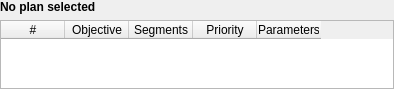
<?xml version="1.0" encoding="UTF-8"?>
<ui version="4.0">
 <class>qMRMLObjectivesTableWidget</class>
 <widget class="QWidget" name="qMRMLObjectivesTableWidget">
  <property name="geometry">
   <rect>
    <x>0</x>
    <y>0</y>
    <width>394</width>
    <height>89</height>
   </rect>
  </property>
  <property name="sizePolicy">
   <sizepolicy hsizetype="Preferred" vsizetype="MinimumExpanding">
    <horstretch>0</horstretch>
    <verstretch>0</verstretch>
   </sizepolicy>
  </property>
  <property name="minimumSize">
   <size>
    <width>0</width>
    <height>74</height>
   </size>
  </property>
  <property name="windowTitle">
   <string>qMRMLObjectivesTableWidget</string>
  </property>
  <layout class="QGridLayout" name="gridLayout">
   <property name="margin">
    <number>0</number>
   </property>
   <item row="0" column="0">
    <widget class="QLabel" name="ObjectivesTableMessageLabel">
     <property name="sizePolicy">
      <sizepolicy hsizetype="Preferred" vsizetype="Fixed">
       <horstretch>0</horstretch>
       <verstretch>0</verstretch>
      </sizepolicy>
     </property>
     <property name="minimumSize">
      <size>
       <width>0</width>
       <height>13</height>
      </size>
     </property>
     <property name="font">
      <font>
       <weight>75</weight>
       <bold>true</bold>
      </font>
     </property>
     <property name="text">
      <string>No plan selected</string>
     </property>
    </widget>
   </item>
   <item row="1" column="0">
    <widget class="QTableWidget" name="ObjectivesTable">
     <property name="sizePolicy">
      <sizepolicy hsizetype="Ignored" vsizetype="MinimumExpanding">
       <horstretch>0</horstretch>
       <verstretch>1</verstretch>
      </sizepolicy>
     </property>
     <property name="minimumSize">
      <size>
       <width>0</width>
       <height>56</height>
      </size>
     </property>
     <property name="maximumSize">
      <size>
       <width>16777215</width>
       <height>16777215</height>
      </size>
     </property>
     <property name="alternatingRowColors">
      <bool>true</bool>
     </property>
     <property name="columnCount">
      <number>5</number>
     </property>
     <attribute name="horizontalHeaderDefaultSectionSize">
      <number>64</number>
     </attribute>
     <attribute name="verticalHeaderVisible">
      <bool>false</bool>
     </attribute>
     <column>
      <property name="text">
       <string>#</string>
      </property>
     </column>
     <column>
      <property name="text">
       <string>Objective</string>
      </property>
      <property name="toolTip">
       <string>available objectives for the optimizer</string>
      </property>
     </column>
     <column>
      <property name="text">
       <string>Segments</string>
      </property>
      <property name="toolTip">
       <string>segments to apply the objective to</string>
      </property>
     </column>
     <column>
      <property name="text">
       <string>Priority</string>
      </property>
      <property name="toolTip">
       <string>priorites for objective</string>
      </property>
     </column>
     <column>
      <property name="text">
       <string>Parameters</string>
      </property>
      <property name="toolTip">
       <string>parameters for objective</string>
      </property>
     </column>
    </widget>
   </item>
  </layout>
 </widget>
 <resources/>
 <connections/>
</ui>
